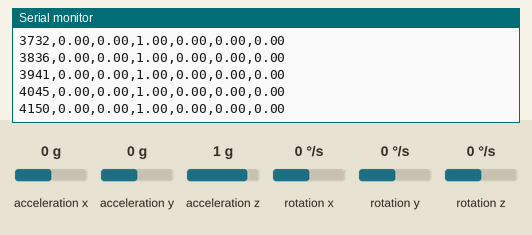
Simulated run of this sketch. Board: Arduino Uno, built with avr-gcc and run on an emulated ATmega328P. On the bench: the last lines printed to the serial monitor. Inputs (shaded band) come from the test bench; at power-on: acceleration x 0 g, acceleration y 0 g, acceleration z 1 g, rotation x 0 °/s, rotation y 0 °/s, rotation z 0 °/s.

Above: at 4.2 s.
4.3 s: acceleration x set to -1.4 g
At 4.36 s:
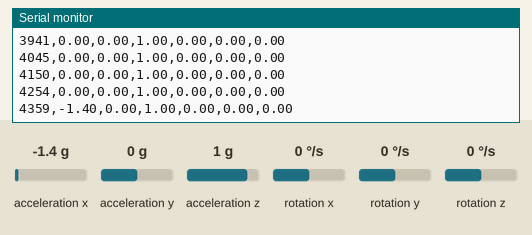
5.8 s: acceleration y set to -1.4 g
At 5.82 s:
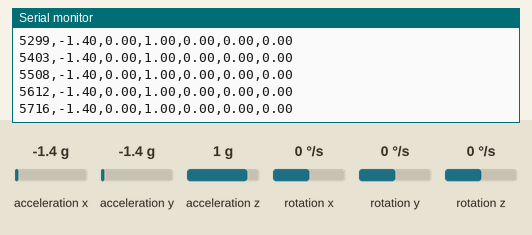
7.3 s: acceleration z set to -1.4 g
At 7.39 s:
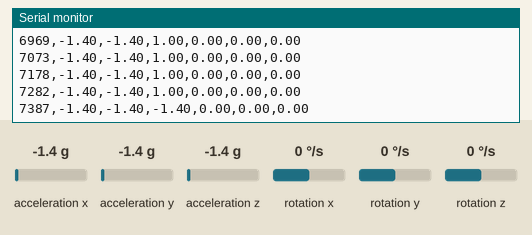
8.8 s: rotation x set to -192 °/s
At 8.85 s:
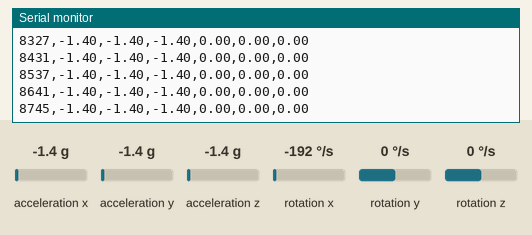
10.3 s: rotation y set to -192 °/s
At 10.32 s:
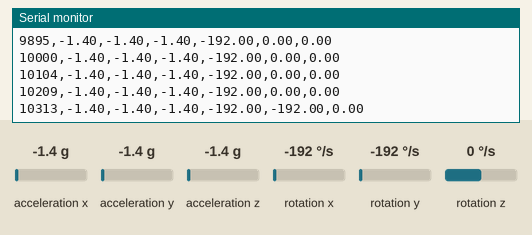
Timing chart, 0 to 12.8 s (numbered marks = the images above; inputs shaded):
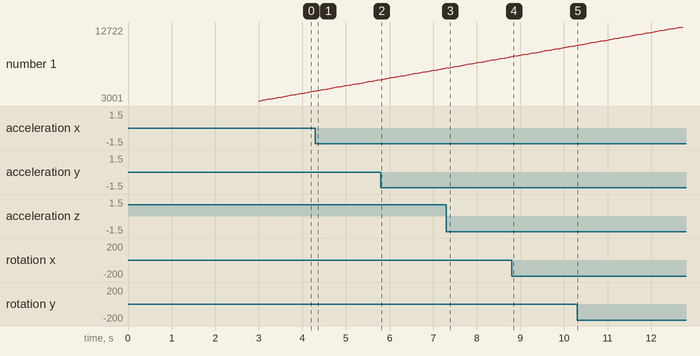

Measured:
- after the input at 4.3 s, the serial monitor: prints a new line after 0.06 s (image 1)
- after the input at 7.3 s, the serial monitor: prints a new line after 0.09 s (image 3)
- after the input at 10.3 s, the serial monitor: prints a new line at once (image 5)
- plotted number 1: 4254 → 5716 after the input at 4.3 s, 7282 → 8745 after the input at 7.3 s, 8745 → 10209 after the input at 8.8 s, 10209 → 12722 after the input at 10.3 s

The sketch:

Accel_PtTest.ino
```cpp
// (c) Michael Schoeffler 2017, http://www.mschoeffler.de

//#include "I2Cdev.h"
//#include "MPU6050.h"

#include <MPU6050_light.h>

// This library allows communication with I2C devices
#include "Wire.h"

unsigned long myTime;

MPU6050 mpu(Wire);

void setup() {
  // baud rate
  Serial.begin(115200);

  // join I2C bus
  Wire.begin();

  mpu.begin();
  mpu.calcGyroOffsets();
}

void loop() {

  mpu.update();
  //float tmp = mpu.getTemp();
  //float angle[3] = {mpu.getAngleX(),mpu.getAngleY(),mpu.getAngleZ()};
  float accel[3] = {mpu.getAccX(), mpu.getAccY(), mpu.getAccZ()};
  float gyro[3] = {mpu.getGyroX(), mpu.getGyroY(), mpu.getGyroZ()};

  /*
  Serial.print("Device Temperature: ");Serial.print(tmp);Serial.println(" Celsius");
  Serial.print("Angles (degrees): x=");Serial.print(angle[0]);
  Serial.print(", y=");Serial.print(angle[1]);
  Serial.print(", z=");Serial.println(angle[2]);
  */

  myTime = millis();

  /* Serial Monitor */
  /*
  Serial.print("Time");Serial.println(myTime);
  Serial.println("");

  Serial.print("Acceleration (g aka 9.81m/s^2): x=");Serial.print(accel[0]);
  Serial.print(", y=");Serial.print(accel[1]);
  Serial.print(", z=");Serial.println(accel[2]);
  Serial.println("");

  Serial.print("Gyro (degrees/s): x=");Serial.print(gyro[0]);
  Serial.print(", y=");Serial.print(gyro[1]);
  Serial.print(", z=");Serial.println(gyro[2]);
  */

  /* Serial Plotter */
  Serial.print(myTime);
  Serial.print(",");
  Serial.print(accel[0]);
  Serial.print(",");
  Serial.print(accel[1]);
  Serial.print(",");
  Serial.print(accel[2]);
  Serial.print(",");
  Serial.print(gyro[0]);
  Serial.print(",");
  Serial.print(gyro[1]);
  Serial.print(",");
  Serial.println(gyro[2]);

  // delay 100ms
  delay(100);

  // send data to ultra96 via bluetooth
}
```
